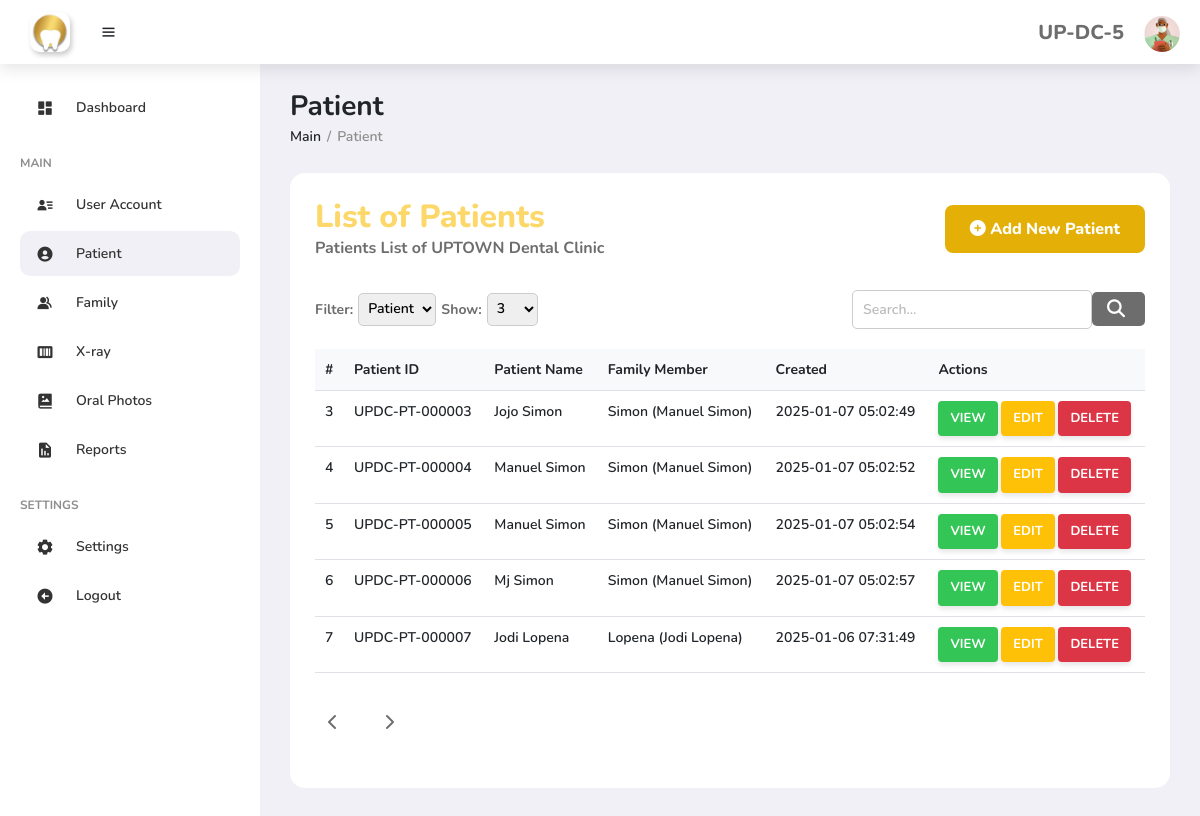
The page /php/patient.php (signed in) on the database its author committed.
### tables this page shows
CREATE TABLE `tbl_patientaccount` (
  `id` int(11) NOT NULL,
  `patient_id` varchar(255) NOT NULL,
  `patient_fullName` varchar(255) NOT NULL,
  `patient_firstVisit` date NOT NULL,
  `patient_doctor` varchar(255) NOT NULL,
  `patient_address` text NOT NULL,
  `patient_DOB` date NOT NULL,
  `patient_age` int(255) NOT NULL,
  `patient_gender` varchar(255) NOT NULL,
  `patient_height` text NOT NULL,
  `patient_weight` text NOT NULL,
  `patient_status` varchar(255) NOT NULL,
  `patient_occupation` varchar(255) NOT NULL,
  `patient_religion` varchar(255) NOT NULL,
  `patient_contact` int(255) NOT NULL,
  `patient_facebook` text NOT NULL,
  `patient_nationality` varchar(255) NOT NULL,
  `patient_referrredby` text NOT NULL,
  `patient_created` timestamp NOT NULL DEFAULT current_timestamp() ON UPDATE current_timestamp(),
  `patient_family` varchar(255) NOT NULL
);

### php/patient.php (the view, shortened to what this page needs)
<?php
include "../functions/db_conn.php";
$user_ID = $_SESSION['user_ID'];
?>
<!DOCTYPE html>
<html lang="en">
<head>
    <link href='https://unpkg.com/boxicons@2.1.4/css/boxicons.min.css' rel='stylesheet'>
    <link rel="stylesheet" href="https://cdnjs.cloudflare.com/ajax/libs/font-awesome/6.4.2/css/all.min.css" />
	<link href="https://cdn.jsdelivr.net/npm/bootstrap@5.3.0-alpha3/dist/css/bootstrap.min.css" rel="stylesheet">
    <link rel="stylesheet" href="https://maxcdn.bootstrapcdn.com/font-awesome/4.6.1/css/font-awesome.min.css">
    <link rel="stylesheet" href="https://cdnjs.cloudflare.com/ajax/libs/animate.css/3.5.1/animate.min.css">
	<link href="https://cdn.jsdelivr.net/npm/bootstrap@5.3.0-alpha3/dist/css/bootstrap.min.css" rel="stylesheet">
    <link rel="stylesheet" href="/css/style.css">
</head>
<body>
	<section id="sidebar">
		<ul class="side-menu">
			<li><a href="dashboard.php"><i class='bx bxs-dashboard icon' ></i>Dashboard</a></li>
			<li class="divider" data-text="main">Main</li>
            <li><a href="doctors.php"><i class='bx bxs-user-detail icon' ></i> User Account </a></li>
			<li><a href="patient.php" class="active"><i class='bx bxs-user-circle icon' ></i> Patient </a></li>
            <li><a href="family.php" ><i class='bx bxs-group icon'></i> Family </a></li>
			<li><a href="xray.html"><i class='bx bxs-barcode icon' ></i> X-ray </a></li>
			<li><a href=""><i class='bx bxs-photo-album icon' ></i> Oral Photos </a></li>
			<li><a href=""><i class='bx bxs-report icon'></i> Reports </a></li>
			<li class="divider" data-text="Settings">Settings</li>
            <li><a href="settings.html"><i class='bx bxs-cog icon'></i>Settings</i></a></li>
            <li><a href="#"><i class='bx bxs-left-arrow-circle icon'></i>Logout</i></a></li>
		</ul>
	</section>
	<section id="content">
		<nav>
			<div class="nav-logo">
				<a href="#"><img src="/assets/uplogo.png" alt="App Icon" id="app-logo"></a>
				<i class='bx bx-menu toggle-sidebar' style="margin-left: 30px;"></i>
			</div>
			<div class="profile">
			<h2><?php echo htmlspecialchars($user_ID); ?></h2>
				<img src="\assets\avatar.png" alt="Cannot load image data">
			</div>
		</nav>
		<main>
			<div class="dash-header">
                <h1 class="title">Patient</h1>
                <ul class="breadcrumbs">
                    <li><p>Main</p></li>
                    <li class="divider">/</li>
                    <li><a href="#" class="active">Patient</a></li>
                </ul>
            </div>
			<div class="main-content-main-container">
                <div class="left-container1">
                    <div class="welcome-dashboard-container">
                        <div class="welcome-dashboard-content-container">
							<div class="patient with-folder">
								<div>
									<h2>List of Patients</h2>
									<p>Patients List of UPTOWN Dental Clinic</p>
								</div>
								<div class="button-group">
									<button type="button" class="save" class="btn btn-primary" data-bs-toggle="modal" data-bs-target="#addUserModal">  <i class="fas fa-plus-circle"></i>  Add New Patient</button>
								</div>
							</div>
                            <div class="table-container">
								<div class="table-controls">
									<div class="filter-container">
										<label for="rowsPerPage">Filter:</label>
									<select id="rowsPerPage" class="rows-per-page" onchange="updateRowsPerPage1()">
										<option value="patient">Patient</option>
									</select>
									<label for="rowsPerPage">Show:</label>
										<select id="rowsPerPage" class="rows-per-page" onchange="updateRowsPerPage()">
											<option value="3">3</option>
										</select>
									</div>
									<div class="search-container">
										<input type="text" id="tableSearch" placeholder="Search..." class="search-bar">
										<button class="search-button">
											<i class="fas fa-search"></i>
										</button>
									</div>
								</div>
								<table class="table table-hover">
								<thead>
									<tr>
										<th scope="col">#</th>
										<th scope="col">Patient ID</th>
										<th scope="col">Patient Name</th>
										<th scope="col">Family Member</th>
										<th scope="col">Created</th>
										<th scope="col">Actions</th>
									</tr>
								</thead>
								<tbody id="tableBody">
								<?php
									$sql_admin = "SELECT id, patient_id,  patient_fullName, patient_family, patient_created FROM tbl_patientaccount";
									$stmt_admin = mysqli_prepare($conn, $sql_admin);
									if ($stmt_admin) {
										mysqli_stmt_execute($stmt_admin);
										mysqli_stmt_bind_result($stmt_admin, $id, $patient_id, $patient_fullName, $patient_family, $patient_created);
										while (mysqli_stmt_fetch($stmt_admin)) {
									?>
											<tr>
												<td><?php echo $id; ?></td>
												<td><?php echo htmlspecialchars($patient_id); ?></td>
												<td><?php echo htmlspecialchars($patient_fullName); ?></td>
												<td><?php echo htmlspecialchars($patient_family); ?></td>
												<td><?php echo htmlspecialchars($patient_created); ?></td>
												<td>
													<a href="#"
													class="link-dark1 view-link"
													data-bs-toggle="modal"
													data-bs-target="#viewPatientHistory"
													data-user-id="<?php echo htmlspecialchars($row['patient_id']); ?>">
														<button class="action-button view-button1" title="View User Details">
															View
														</button>
													</a>
												<a href="#"
												class="link-dark1 edit-link"
												data-bs-toggle="modal"
												data-bs-target="#StudentEditModal"
												data-user-id="<?php echo htmlspecialchars($user_ID); ?>">
													<button class="action-button edit-button" title="Edit User Details">
														Edit
													</button>
												</a>
												<a href="#"
													class="link-dark1 delete-link"
													data-user-id="<?php echo htmlspecialchars($user_ID); ?>"
													onclick="confirmDelete('<?php echo htmlspecialchars($user_ID); ?>')">
													<button class="action-button delete-button" title="Delete User">
														Delete
													</button>
												</a>
											</td>
											</tr>
									<?php
										}
									} else {
										echo "<tr><td colspan='7'>Error: " . mysqli_error($conn) . "</td></tr>";
									}
									?>
								</tbody>
							</table>
								<div class="pagination-container">
									<div class="pagination">
										<button class="page-button" onclick="prevPage()">
											<i class="fas fa-chevron-left"></i>
										</button>
										<button class="page-button" onclick="nextPage()">
											<i class="fas fa-chevron-right"></i>
										</button>
									</div>
								</div>
							</div>
                        </div>
                    </div>
		</main>
</body>
<link href="https://cdn.jsdelivr.net/npm/bootstrap-icons/font/bootstrap-icons.css" rel="stylesheet">
</html>

### rows shown on the page
tbl_patientaccount: id "3", patient_id "UPDC-PT-000003", patient_fullName "Jojo Simon", patient_family "Simon (Manuel Simon)", patient_created "2025-01-07 05:02:49"
tbl_patientaccount: id "4", patient_id "UPDC-PT-000004", patient_fullName "Manuel Simon", patient_family "Simon (Manuel Simon)", patient_created "2025-01-07 05:02:52"
tbl_patientaccount: id "5", patient_id "UPDC-PT-000005", patient_fullName "Manuel Simon", patient_family "Simon (Manuel Simon)", patient_created "2025-01-07 05:02:54"
tbl_patientaccount: id "6", patient_id "UPDC-PT-000006", patient_fullName "Mj Simon", patient_family "Simon (Manuel Simon)", patient_created "2025-01-07 05:02:57"
tbl_patientaccount: id "7", patient_id "UPDC-PT-000007", patient_fullName "Jodi Lopena", patient_family "Lopena (Jodi Lopena)", patient_created "2025-01-06 07:31:49"

### other values the page prints
$user_ID "UP-DC-5"
